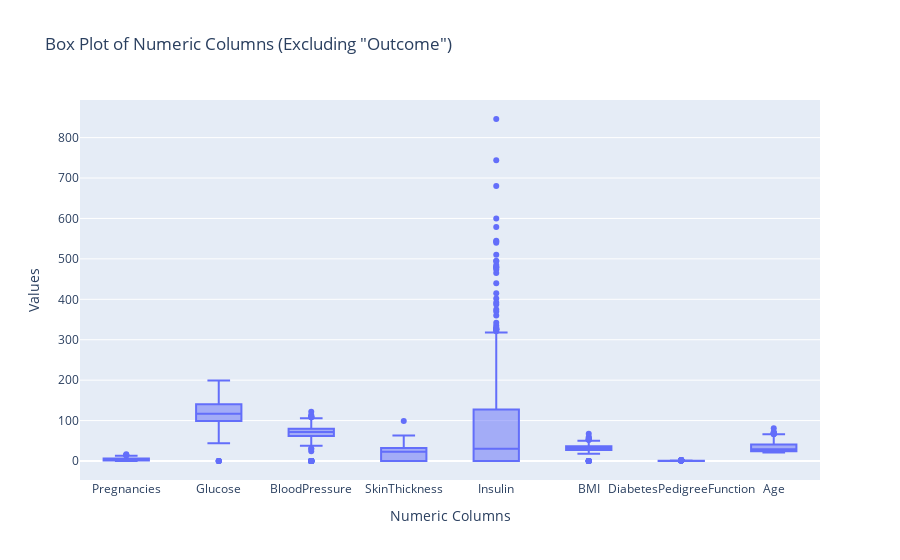

Write notebook code for a chart like this one.
### Markdown cell above
### Observations from Correlation Matrix:

- **Glucose and Outcome**: A relatively strong positive correlation (0.47) exists between 'Glucose' levels and the 'Outcome' (presence of diabetes), suggesting higher glucose levels are associated with a higher likelihood of diabetes.

- **Age and Outcome**: Moderate positive correlation (0.24) between 'Age' and 'Outcome' indicates age might influence the likelihood of diabetes.

- **BMI and Outcome**: Moderate positive correlation (0.29) between 'BMI' (Body Mass Index) and 'Outcome' suggests higher BMI values might relate to an increased likelihood of diabetes.

- **Pregnancies and Age**: A moderate positive correlation (0.54) between 'Pregnancies' and 'Age' suggests an increase in the number of pregnancies with age in this dataset.

- **SkinThickness and Insulin**: A relatively strong positive correlation (0.44) between 'SkinThickness' and 'Insulin' suggests a relationship between these two variables.

### Code cell
import plotly.express as px

# Exclude the 'Outcome' column from the box plot
numeric_columns = df.select_dtypes(include=['number']).columns.drop('Outcome')

fig = px.box(df, y=numeric_columns, title='Box Plot of Numeric Columns (Excluding "Outcome")')
fig.update_layout(xaxis_title='Numeric Columns', yaxis_title='Values')
fig.show()

### Figure 1 — Plotly figure (JSON) as saved in the notebook; plotly's stock layout.template omitted (floating-point values rounded to 4 significant figures; data arrays with more than 128 entries replaced by an {"elided": "..."} marker saying what was removed)
{"data": [{"alignmentgroup": "True", "hovertemplate": "variable=%{x}<br>value=%{y}<extra></extra>", "legendgroup": "", "marker": {"color": "#636efa"}, "name": "", "notched": false, "offsetgroup": "", "orientation": "v", "showlegend": false, "type": "box", "x": {"elided": "6144 str values"}, "x0": " ", "xaxis": "x", "y": {"elided": "6144 float values"}, "y0": " ", "yaxis": "y"}], "layout": {"boxmode": "group", "legend": {"tracegroupgap": 0}, "title": {"text": "Box Plot of Numeric Columns (Excluding \"Outcome\")"}, "xaxis": {"anchor": "y", "domain": [0, 1], "title": {"text": "Numeric Columns"}}, "yaxis": {"anchor": "x", "domain": [0, 1], "title": {"text": "Values"}}}}
